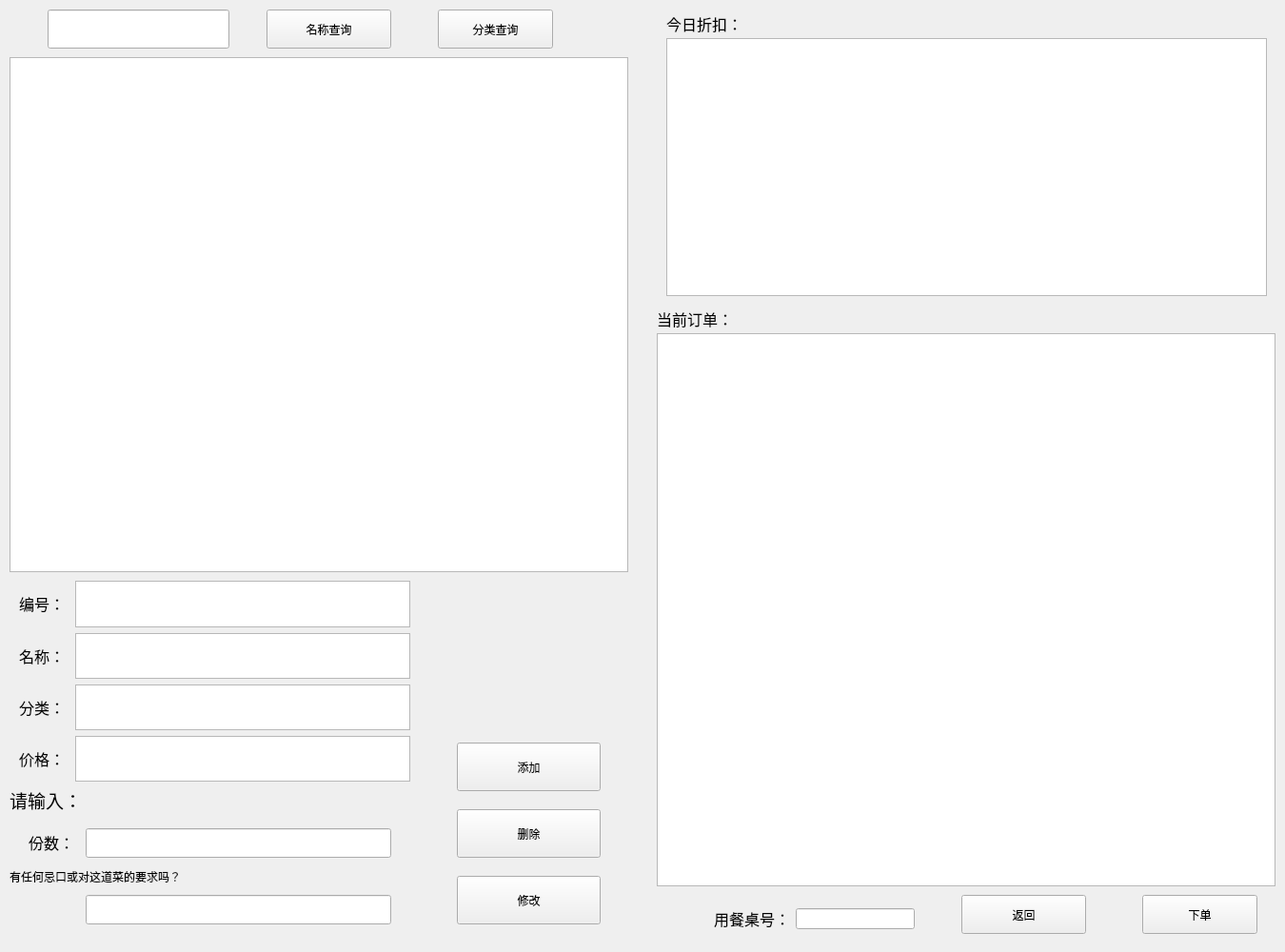
<?xml version="1.0" encoding="UTF-8"?>
<ui version="4.0">
 <class>Dinein_order</class>
 <widget class="QWidget" name="Dinein_order">
  <property name="geometry">
   <rect>
    <x>0</x>
    <y>0</y>
    <width>1350</width>
    <height>1000</height>
   </rect>
  </property>
  <property name="windowTitle">
   <string>请点餐</string>
  </property>
  <widget class="QPushButton" name="nameselect_button">
   <property name="geometry">
    <rect>
     <x>280</x>
     <y>10</y>
     <width>131</width>
     <height>41</height>
    </rect>
   </property>
   <property name="styleSheet">
    <string notr="true">font: 12pt &quot;Agency FB&quot;;</string>
   </property>
   <property name="text">
    <string>名称查询</string>
   </property>
  </widget>
  <widget class="QLabel" name="label_2">
   <property name="geometry">
    <rect>
     <x>690</x>
     <y>320</y>
     <width>101</width>
     <height>31</height>
    </rect>
   </property>
   <property name="text">
    <string>&lt;html&gt;&lt;head/&gt;&lt;body&gt;&lt;p&gt;&lt;span style=&quot; font-size:12pt;&quot;&gt;当前订单：&lt;/span&gt;&lt;/p&gt;&lt;/body&gt;&lt;/html&gt;</string>
   </property>
  </widget>
  <widget class="QPushButton" name="typeselect_button">
   <property name="geometry">
    <rect>
     <x>460</x>
     <y>10</y>
     <width>121</width>
     <height>41</height>
    </rect>
   </property>
   <property name="styleSheet">
    <string notr="true">font: 12pt &quot;Agency FB&quot;;</string>
   </property>
   <property name="text">
    <string>分类查询</string>
   </property>
  </widget>
  <widget class="QTableView" name="dinein_menu">
   <property name="geometry">
    <rect>
     <x>10</x>
     <y>60</y>
     <width>650</width>
     <height>541</height>
    </rect>
   </property>
  </widget>
  <widget class="QTableView" name="order_now">
   <property name="geometry">
    <rect>
     <x>690</x>
     <y>350</y>
     <width>650</width>
     <height>581</height>
    </rect>
   </property>
  </widget>
  <widget class="QLineEdit" name="selectline">
   <property name="geometry">
    <rect>
     <x>50</x>
     <y>10</y>
     <width>191</width>
     <height>41</height>
    </rect>
   </property>
  </widget>
  <widget class="QTableView" name="sale_today">
   <property name="geometry">
    <rect>
     <x>700</x>
     <y>40</y>
     <width>631</width>
     <height>271</height>
    </rect>
   </property>
  </widget>
  <widget class="QLabel" name="label_12">
   <property name="geometry">
    <rect>
     <x>700</x>
     <y>10</y>
     <width>121</width>
     <height>31</height>
    </rect>
   </property>
   <property name="text">
    <string>&lt;html&gt;&lt;head/&gt;&lt;body&gt;&lt;p&gt;&lt;span style=&quot; font-size:12pt;&quot;&gt;今日折扣：&lt;/span&gt;&lt;/p&gt;&lt;/body&gt;&lt;/html&gt;</string>
   </property>
  </widget>
  <widget class="QPushButton" name="Update_button">
   <property name="geometry">
    <rect>
     <x>480</x>
     <y>920</y>
     <width>151</width>
     <height>51</height>
    </rect>
   </property>
   <property name="styleSheet">
    <string notr="true">font: 12pt &quot;Agency FB&quot;;</string>
   </property>
   <property name="text">
    <string>修改</string>
   </property>
  </widget>
  <widget class="QPushButton" name="Delete_button">
   <property name="geometry">
    <rect>
     <x>480</x>
     <y>850</y>
     <width>151</width>
     <height>51</height>
    </rect>
   </property>
   <property name="styleSheet">
    <string notr="true">font: 12pt &quot;Agency FB&quot;;</string>
   </property>
   <property name="text">
    <string>删除</string>
   </property>
  </widget>
  <widget class="QLineEdit" name="Demand">
   <property name="geometry">
    <rect>
     <x>90</x>
     <y>940</y>
     <width>321</width>
     <height>31</height>
    </rect>
   </property>
  </widget>
  <widget class="QLabel" name="label_7">
   <property name="geometry">
    <rect>
     <x>10</x>
     <y>890</y>
     <width>381</width>
     <height>61</height>
    </rect>
   </property>
   <property name="styleSheet">
    <string notr="true">font: 12pt &quot;Agency FB&quot;;</string>
   </property>
   <property name="text">
    <string>有任何忌口或对这道菜的要求吗？</string>
   </property>
  </widget>
  <widget class="QPushButton" name="Insert_button">
   <property name="geometry">
    <rect>
     <x>480</x>
     <y>780</y>
     <width>151</width>
     <height>51</height>
    </rect>
   </property>
   <property name="styleSheet">
    <string notr="true">font: 12pt &quot;Agency FB&quot;;</string>
   </property>
   <property name="text">
    <string>添加</string>
   </property>
  </widget>
  <widget class="QWidget" name="layoutWidget">
   <property name="geometry">
    <rect>
     <x>20</x>
     <y>610</y>
     <width>411</width>
     <height>211</height>
    </rect>
   </property>
   <layout class="QVBoxLayout" name="verticalLayout_2">
    <item>
     <layout class="QHBoxLayout" name="horizontalLayout_5">
      <item>
       <widget class="QLabel" name="label_3">
        <property name="text">
         <string>&lt;html&gt;&lt;head/&gt;&lt;body&gt;&lt;p&gt;&lt;span style=&quot; font-size:12pt;&quot;&gt;编号：     &lt;/span&gt;&lt;/p&gt;&lt;/body&gt;&lt;/html&gt;</string>
        </property>
       </widget>
      </item>
      <item>
       <widget class="QTextBrowser" name="dinein_dishid"/>
      </item>
     </layout>
    </item>
    <item>
     <layout class="QHBoxLayout" name="horizontalLayout_7">
      <item>
       <widget class="QLabel" name="label_9">
        <property name="text">
         <string>&lt;html&gt;&lt;head/&gt;&lt;body&gt;&lt;p&gt;&lt;span style=&quot; font-size:12pt;&quot;&gt;名称： &lt;/span&gt;&lt;/p&gt;&lt;/body&gt;&lt;/html&gt;</string>
        </property>
       </widget>
      </item>
      <item>
       <widget class="QTextBrowser" name="dinein_dishname"/>
      </item>
     </layout>
    </item>
    <item>
     <layout class="QHBoxLayout" name="horizontalLayout_8">
      <item>
       <widget class="QLabel" name="label_10">
        <property name="text">
         <string>&lt;html&gt;&lt;head/&gt;&lt;body&gt;&lt;p&gt;&lt;span style=&quot; font-size:12pt;&quot;&gt;分类： &lt;/span&gt;&lt;/p&gt;&lt;/body&gt;&lt;/html&gt;</string>
        </property>
       </widget>
      </item>
      <item>
       <widget class="QTextBrowser" name="dinein_dishtype"/>
      </item>
     </layout>
    </item>
    <item>
     <layout class="QHBoxLayout" name="horizontalLayout_9">
      <item>
       <widget class="QLabel" name="label_11">
        <property name="text">
         <string>&lt;html&gt;&lt;head/&gt;&lt;body&gt;&lt;p&gt;&lt;span style=&quot; font-size:12pt;&quot;&gt;价格： &lt;/span&gt;&lt;/p&gt;&lt;/body&gt;&lt;/html&gt;</string>
        </property>
       </widget>
      </item>
      <item>
       <widget class="QTextBrowser" name="dinein_dishprice"/>
      </item>
     </layout>
    </item>
   </layout>
  </widget>
  <widget class="QLineEdit" name="dinein_dishnum">
   <property name="geometry">
    <rect>
     <x>90</x>
     <y>870</y>
     <width>321</width>
     <height>31</height>
    </rect>
   </property>
  </widget>
  <widget class="QLabel" name="label_4">
   <property name="geometry">
    <rect>
     <x>30</x>
     <y>870</y>
     <width>81</width>
     <height>31</height>
    </rect>
   </property>
   <property name="text">
    <string>&lt;html&gt;&lt;head/&gt;&lt;body&gt;&lt;p&gt;&lt;span style=&quot; font-size:12pt;&quot;&gt;份数：&lt;/span&gt;&lt;/p&gt;&lt;/body&gt;&lt;/html&gt;</string>
   </property>
  </widget>
  <widget class="QPushButton" name="okorder">
   <property name="geometry">
    <rect>
     <x>1200</x>
     <y>940</y>
     <width>121</width>
     <height>41</height>
    </rect>
   </property>
   <property name="styleSheet">
    <string notr="true">font: 12pt &quot;宋体&quot;;</string>
   </property>
   <property name="text">
    <string>下单</string>
   </property>
  </widget>
  <widget class="QPushButton" name="backtomain">
   <property name="geometry">
    <rect>
     <x>1010</x>
     <y>940</y>
     <width>131</width>
     <height>41</height>
    </rect>
   </property>
   <property name="styleSheet">
    <string notr="true">font: 12pt &quot;宋体&quot;;</string>
   </property>
   <property name="text">
    <string>返回</string>
   </property>
  </widget>
  <widget class="QLabel" name="label_5">
   <property name="geometry">
    <rect>
     <x>10</x>
     <y>810</y>
     <width>121</width>
     <height>61</height>
    </rect>
   </property>
   <property name="text">
    <string>&lt;html&gt;&lt;head/&gt;&lt;body&gt;&lt;p&gt;&lt;span style=&quot; font-size:14pt;&quot;&gt;请输入：&lt;/span&gt;&lt;/p&gt;&lt;/body&gt;&lt;/html&gt;</string>
   </property>
  </widget>
  <widget class="QWidget" name="layoutWidget_2">
   <property name="geometry">
    <rect>
     <x>750</x>
     <y>930</y>
     <width>211</width>
     <height>71</height>
    </rect>
   </property>
   <layout class="QHBoxLayout" name="horizontalLayout">
    <item>
     <widget class="QLabel" name="label">
      <property name="text">
       <string>&lt;html&gt;&lt;head/&gt;&lt;body&gt;&lt;p&gt;&lt;span style=&quot; font-size:12pt;&quot;&gt;用餐桌号：&lt;/span&gt;&lt;/p&gt;&lt;/body&gt;&lt;/html&gt;</string>
      </property>
     </widget>
    </item>
    <item>
     <widget class="QLineEdit" name="tableid"/>
    </item>
   </layout>
  </widget>
 </widget>
 <resources/>
 <connections/>
</ui>
